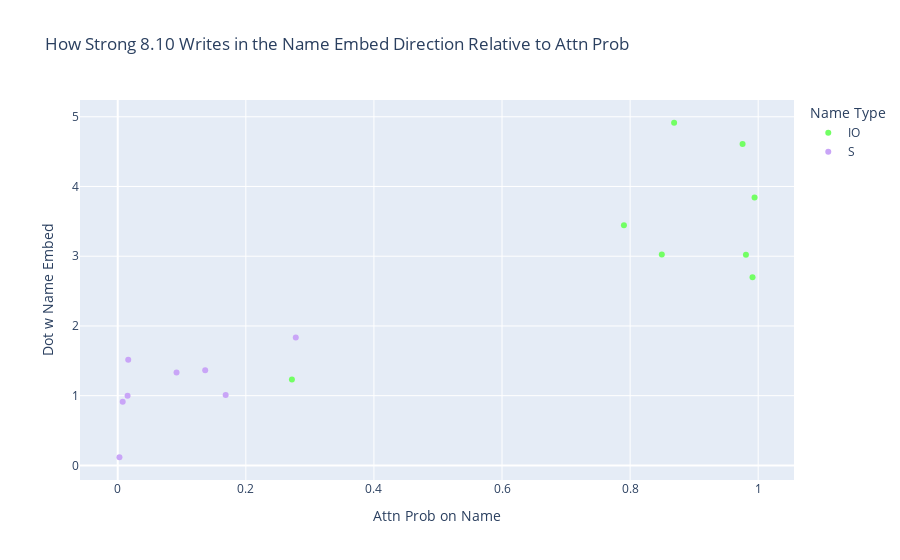

Notebook source saved alongside this figure:
### Code cell
scatter_attention_and_contribution(model, nmh_candidates[0], prompts, io_positions, s_positions, answer_residual_directions)

### Figure 1 — Plotly figure (JSON) as saved in the notebook; plotly's stock layout.template omitted (floating-point values rounded to 4 significant figures)
{"data": [{"customdata": [["When John and Mary went to the shops, John gave the bag to"], ["When John and Mary went to the shops, Mary gave the bag to"], ["When Tom and James went to the park, James gave the ball to"], ["When Tom and James went to the park, Tom gave the ball to"], ["When Dan and Sid went to the shops, Sid gave an apple to"], ["When Dan and Sid went to the shops, Dan gave an apple to"], ["After Martin and Amy went to the park, Amy gave a drink to"], ["After Martin and Amy went to the park, Martin gave a drink to"]], "hovertemplate": "Name Type=IO<br>Attn Prob on Name=%{x}<br>Dot w Name Embed=%{y}<br>text=%{customdata[0]}<extra></extra>", "legendgroup": "IO", "marker": {"color": "rgb(114,255,100)", "symbol": "circle"}, "mode": "markers", "name": "IO", "orientation": "v", "showlegend": true, "type": "scatter", "x": [0.9911, 0.8495, 0.7904, 0.9809, 0.8687, 0.9756, 0.272, 0.9943], "xaxis": "x", "y": [2.699, 3.025, 3.443, 3.02, 4.914, 4.609, 1.233, 3.843], "yaxis": "y"}, {"customdata": [["When John and Mary went to the shops, John gave the bag to"], ["When John and Mary went to the shops, Mary gave the bag to"], ["When Tom and James went to the park, James gave the ball to"], ["When Tom and James went to the park, Tom gave the ball to"], ["When Dan and Sid went to the shops, Sid gave an apple to"], ["When Dan and Sid went to the shops, Dan gave an apple to"], ["After Martin and Amy went to the park, Amy gave a drink to"], ["After Martin and Amy went to the park, Martin gave a drink to"]], "hovertemplate": "Name Type=S<br>Attn Prob on Name=%{x}<br>Dot w Name Embed=%{y}<br>text=%{customdata[0]}<extra></extra>", "legendgroup": "S", "marker": {"color": "rgb(201,165,247)", "symbol": "circle"}, "mode": "markers", "name": "S", "orientation": "v", "showlegend": true, "type": "scatter", "x": [0.00777, 0.1366, 0.1685, 0.01538, 0.09183, 0.01638, 0.278, 0.002691], "xaxis": "x", "y": [0.9144, 1.364, 1.009, 0.9981, 1.331, 1.516, 1.833, 0.1169], "yaxis": "y"}], "layout": {"legend": {"title": {"text": "Name Type"}, "tracegroupgap": 0}, "title": {"text": "How Strong 8.10 Writes in the Name Embed Direction Relative to Attn Prob"}, "xaxis": {"anchor": "y", "domain": [0, 1], "title": {"text": "Attn Prob on Name"}}, "yaxis": {"anchor": "x", "domain": [0, 1], "title": {"text": "Dot w Name Embed"}}}}
